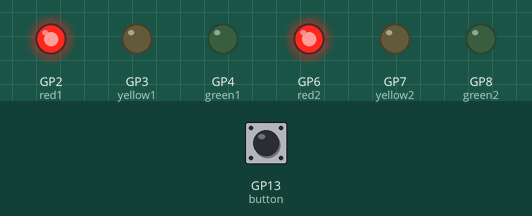
Recording of a program running on a simulated Raspberry Pi Pico running MicroPython. On the bench: output pins drawn as LEDs (lit = HIGH). The inputs (shaded band) are chosen by the test bench; at power-on: GP13 (button) HIGH.

Above: at 2.5 s.
At 5.2 s:
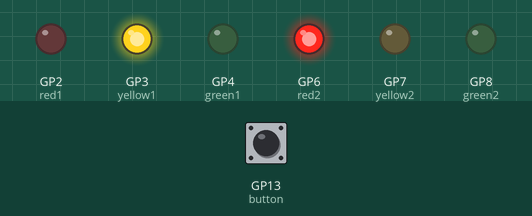
At 6.7 s:
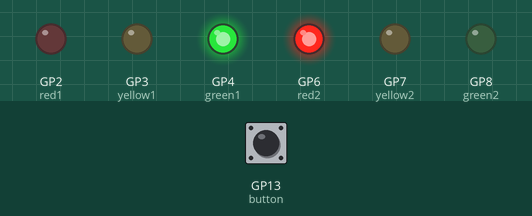
At 8.2 s:
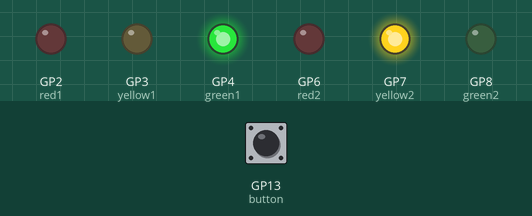
At 9.5 s:
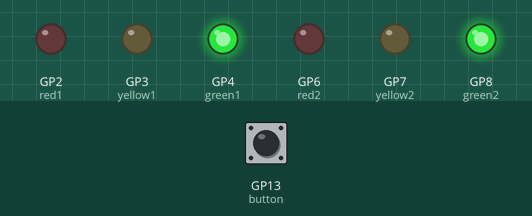
At 10.7 s:
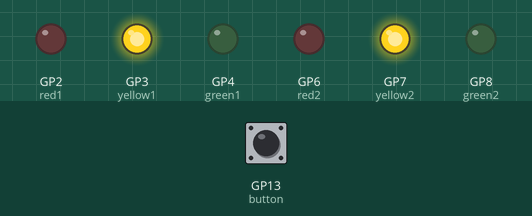
Timing chart, 0 to 14.3 s (numbered marks = the images above):
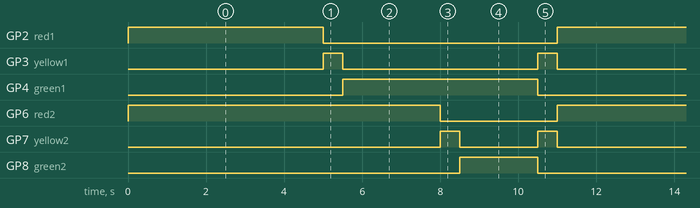

Measured:
- by itself, GP2 (red1), GP4 (green1): alternates HIGH for 5.0 s and LOW for 6.0 s
- by itself, GP3 (yellow1): alternates HIGH for 0.50 s and LOW for 5.0 s
- by itself, GP6 (red2): alternates HIGH for 8.0 s and LOW for 3.0 s
- by itself, GP7 (yellow2): repeats every 11.0 s: LOW 2.0 s, HIGH 0.50 s, LOW 8.0 s, HIGH 0.50 s
- by itself, GP8 (green2): alternates HIGH for 2.0 s and LOW for 9.0 s

The program:

prob05.py
```python
import machine
import time
import _thread as thread
import uasyncio as asyncio

# Define GPIO pins
red1, yellow1, green1 = 2, 3, 4
red2, yellow2, green2 = 6, 7, 8
button_pin = 13

# Set up GPIO pins for traffic light 1
traffic_light1_pins = [red1, yellow1, green1]
for pin in traffic_light1_pins:
    machine.Pin(pin, machine.Pin.OUT)

# Set up GPIO pins for traffic light 2
traffic_light2_pins = [red2, yellow2, green2]
for pin in traffic_light2_pins:
    machine.Pin(pin, machine.Pin.OUT)

# Set up GPIO pin for the push button
button = machine.Pin(button_pin, machine.Pin.IN, machine.Pin.PULL_UP)

# Define traffic light sequences
async def traffic_light_sequence1():
    while True:
        machine.Pin(red1, machine.Pin.OUT).value(1)
        await asyncio.sleep(5)
        machine.Pin(red1, machine.Pin.OUT).value(0)
        machine.Pin(yellow1, machine.Pin.OUT).value(1)
        await asyncio.sleep(0.5)
        machine.Pin(yellow1, machine.Pin.OUT).value(0)
        machine.Pin(green1, machine.Pin.OUT).value(1)
        await asyncio.sleep(5)
        machine.Pin(green1, machine.Pin.OUT).value(0)
        machine.Pin(yellow1, machine.Pin.OUT).value(1)
        await asyncio.sleep(0.5)
        machine.Pin(yellow1, machine.Pin.OUT).value(0)

async def traffic_light_sequence2():
    while True:
        machine.Pin(red2, machine.Pin.OUT).value(1)
        await asyncio.sleep(8)
        machine.Pin(red2, machine.Pin.OUT).value(0)
        machine.Pin(yellow2, machine.Pin.OUT).value(1)
        await asyncio.sleep(0.5)
        machine.Pin(yellow2, machine.Pin.OUT).value(0)
        machine.Pin(green2, machine.Pin.OUT).value(1)
        await asyncio.sleep(2)
        machine.Pin(green2, machine.Pin.OUT).value(0)
        machine.Pin(yellow2, machine.Pin.OUT).value(1)
        await asyncio.sleep(0.5)
        machine.Pin(yellow2, machine.Pin.OUT).value(0)

# Initial traffic light sequence
current_sequence = 1
loop = asyncio.get_event_loop()
loop.create_task(traffic_light_sequence1())
loop.create_task(traffic_light_sequence2())

# Function to handle button press
def button_pressed(p):
    global current_sequence
    current_sequence = 3 - current_sequence  # Switch between 1 and 2

# Set up interrupt for button press
button.irq(trigger=machine.Pin.IRQ_FALLING, handler=button_pressed)

# Run the event loop
loop.run_forever()
```
